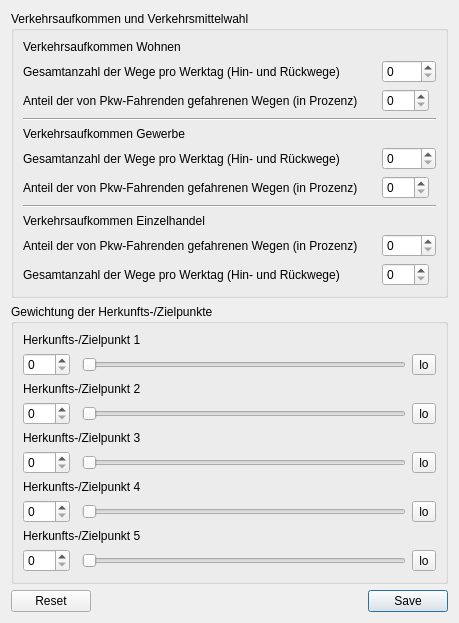
          <widget class="QWidget" name="scrollAreaWidgetContents">
           <property name="geometry">
            <rect>
             <x>0</x>
             <y>0</y>
             <width>412</width>
             <height>573</height>
            </rect>
           </property>
           <layout class="QVBoxLayout" name="verticalLayout_2">
            <item>
             <widget class="QGroupBox" name="groupBox_3">
              <property name="title">
               <string>Verkehrsaufkommen und Verkehrsmittelwahl</string>
              </property>
              <layout class="QGridLayout" name="gridLayout_7">
               <item row="16" column="0">
                <widget class="QLabel" name="label_21">
                 <property name="text">
                  <string>Anteil der von Pkw-Fahrenden gefahrenen Wegen (in Prozenz)</string>
                 </property>
                </widget>
               </item>
               <item row="13" column="4">
                <widget class="QSpinBox" name="spinBox_8">
                 <property name="sizePolicy">
                  <sizepolicy hsizetype="Fixed" vsizetype="Fixed">
                   <horstretch>0</horstretch>
                   <verstretch>0</verstretch>
                  </sizepolicy>
                 </property>
                 <property name="layoutDirection">
                  <enum>Qt::LeftToRight</enum>
                 </property>
                 <property name="maximum">
                  <number>100</number>
                 </property>
                </widget>
               </item>
               <item row="0" column="0">
                <widget class="QLabel" name="label_7">
                 <property name="text">
                  <string>Verkehrsaufkommen Wohnen</string>
                 </property>
                </widget>
               </item>
               <item row="13" column="0">
                <widget class="QLabel" name="label_11">
                 <property name="text">
                  <string>Anteil der von Pkw-Fahrenden gefahrenen Wegen (in Prozenz)</string>
                 </property>
                </widget>
               </item>
               <item row="17" column="0">
                <widget class="QLabel" name="label_20">
                 <property name="text">
                  <string>Gesamtanzahl der Wege pro Werktag (Hin- und Rückwege)</string>
                 </property>
                </widget>
               </item>
               <item row="9" column="0">
                <widget class="QLabel" name="label_10">
                 <property name="text">
                  <string>Verkehrsaufkommen Gewerbe</string>
                 </property>
                </widget>
               </item>
               <item row="16" column="4">
                <widget class="QSpinBox" name="spinBox_15">
                 <property name="sizePolicy">
                  <sizepolicy hsizetype="Fixed" vsizetype="Fixed">
                   <horstretch>0</horstretch>
                   <verstretch>0</verstretch>
                  </sizepolicy>
                 </property>
                 <property name="maximum">
                  <number>5000</number>
                 </property>
                </widget>
               </item>
               <item row="10" column="4">
                <widget class="QSpinBox" name="spinBox_9">
                 <property name="sizePolicy">
                  <sizepolicy hsizetype="Fixed" vsizetype="Fixed">
                   <horstretch>0</horstretch>
                   <verstretch>0</verstretch>
                  </sizepolicy>
                 </property>
                 <property name="maximum">
                  <number>5000</number>
                 </property>
                </widget>
               </item>
               <item row="17" column="4">
                <widget class="QSpinBox" name="spinBox_14">
                 <property name="sizePolicy">
                  <sizepolicy hsizetype="Fixed" vsizetype="Fixed">
                   <horstretch>0</horstretch>
                   <verstretch>0</verstretch>
                  </sizepolicy>
                 </property>
                 <property name="layoutDirection">
                  <enum>Qt::LeftToRight</enum>
                 </property>
                 <property name="maximum">
                  <number>100</number>
                 </property>
                </widget>
               </item>
               <item row="14" column="0" colspan="5">
                <widget class="Line" name="line_4">
                 <property name="orientation">
                  <enum>Qt::Horizontal</enum>
                 </property>
                </widget>
               </item>
               <item row="3" column="0" colspan="5">
                <widget class="Line" name="line_6">
                 <property name="orientation">
                  <enum>Qt::Horizontal</enum>
                 </property>
                </widget>
               </item>
               <item row="10" column="0">
                <widget class="QLabel" name="label_12">
                 <property name="text">
                  <string>Gesamtanzahl der Wege pro Werktag (Hin- und Rückwege)</string>
                 </property>
                </widget>
               </item>
               <item row="15" column="0">
                <widget class="QLabel" name="label_19">
                 <property name="text">
                  <string>Verkehrsaufkommen Einzelhandel</string>
                 </property>
                </widget>
               </item>
               <item row="2" column="0">
                <widget class="QLabel" name="label_9">
                 <property name="text">
                  <string>Anteil der von Pkw-Fahrenden gefahrenen Wegen (in Prozenz)</string>
                 </property>
                </widget>
               </item>
               <item row="2" column="4">
                <widget class="QSpinBox" name="spinBox_7">
                 <property name="sizePolicy">
                  <sizepolicy hsizetype="Fixed" vsizetype="Fixed">
                   <horstretch>0</horstretch>
                   <verstretch>0</verstretch>
                  </sizepolicy>
                 </property>
                 <property name="layoutDirection">
                  <enum>Qt::LeftToRight</enum>
                 </property>
                 <property name="maximum">
                  <number>100</number>
                 </property>
                </widget>
               </item>
               <item row="1" column="4">
                <widget class="QSpinBox" name="spinBox_6">
                 <property name="sizePolicy">
                  <sizepolicy hsizetype="Fixed" vsizetype="Fixed">
                   <horstretch>0</horstretch>
                   <verstretch>0</verstretch>
                  </sizepolicy>
                 </property>
                 <property name="maximum">
                  <number>5000</number>
                 </property>
                </widget>
               </item>
               <item row="1" column="0">
                <widget class="QLabel" name="label_8">
                 <property name="text">
                  <string>Gesamtanzahl der Wege pro Werktag (Hin- und Rückwege)</string>
                 </property>
                </widget>
               </item>
              </layout>
             </widget>
            </item>
            <item>
             <widget class="QGroupBox" name="groupBox_4">
              <property name="title">
               <string>Gewichtung der Herkunfts-/Zielpunkte</string>
              </property>
              <layout class="QGridLayout" name="gridLayout_9">
               <item row="5" column="2">
                <widget class="QSlider" name="horizontalSlider_3">
                 <property name="orientation">
                  <enum>Qt::Horizontal</enum>
                 </property>
                </widget>
               </item>
               <item row="0" column="0" colspan="3">
                <widget class="QLabel" name="label_22">
                 <property name="toolTip">
                  <string>dynamisch erstellt</string>
                 </property>
                 <property name="text">
                  <string>Herkunfts-/Zielpunkt 1</string>
                 </property>
                </widget>
               </item>
               <item row="1" column="2">
                <widget class="QSlider" name="horizontalSlider">
                 <property name="orientation">
                  <enum>Qt::Horizontal</enum>
                 </property>
                </widget>
               </item>
               <item row="3" column="2">
                <widget class="QSlider" name="horizontalSlider_2">
                 <property name="orientation">
                  <enum>Qt::Horizontal</enum>
                 </property>
                </widget>
               </item>
               <item row="9" column="2">
                <widget class="QSlider" name="horizontalSlider_5">
                 <property name="orientation">
                  <enum>Qt::Horizontal</enum>
                 </property>
                </widget>
               </item>
               <item row="7" column="2">
                <widget class="QSlider" name="horizontalSlider_4">
                 <property name="orientation">
                  <enum>Qt::Horizontal</enum>
                 </property>
                </widget>
               </item>
               <item row="5" column="0">
                <widget class="QSpinBox" name="spinBox_18">
                 <property name="maximum">
                  <number>100</number>
                 </property>
                </widget>
               </item>
               <item row="1" column="0">
                <widget class="QSpinBox" name="spinBox_16">
                 <property name="maximum">
                  <number>100</number>
                 </property>
                </widget>
               </item>
               <item row="3" column="0">
                <widget class="QSpinBox" name="spinBox_17">
                 <property name="maximum">
                  <number>100</number>
                 </property>
                </widget>
               </item>
               <item row="8" column="0" colspan="3">
                <widget class="QLabel" name="label_26">
                 <property name="toolTip">
                  <string>dynamisch erstellt</string>
                 </property>
                 <property name="text">
                  <string>Herkunfts-/Zielpunkt 5</string>
                 </property>
                </widget>
               </item>
               <item row="9" column="0">
                <widget class="QSpinBox" name="spinBox_20">
                 <property name="maximum">
                  <number>100</number>
                 </property>
                </widget>
               </item>
               <item row="7" column="0">
                <widget class="QSpinBox" name="spinBox_19">
                 <property name="maximum">
                  <number>100</number>
                 </property>
                </widget>
               </item>
               <item row="4" column="0" colspan="3">
                <widget class="QLabel" name="label_24">
                 <property name="toolTip">
                  <string>dynamisch erstellt</string>
                 </property>
                 <property name="text">
                  <string>Herkunfts-/Zielpunkt 3</string>
                 </property>
                </widget>
               </item>
               <item row="2" column="0" colspan="3">
                <widget class="QLabel" name="label_23">
                 <property name="toolTip">
                  <string>dynamisch erstellt</string>
                 </property>
                 <property name="text">
                  <string>Herkunfts-/Zielpunkt 2</string>
                 </property>
                </widget>
               </item>
               <item row="6" column="0" colspan="3">
                <widget class="QLabel" name="label_25">
                 <property name="toolTip">
                  <string>dynamisch erstellt</string>
                 </property>
                 <property name="text">
                  <string>Herkunfts-/Zielpunkt 4</string>
                 </property>
                </widget>
               </item>
               <item row="3" column="3">
                <widget class="QToolButton" name="toolButton">
                 <property name="text">
                  <string>lo</string>
                 </property>
                 <property name="checkable">
                  <bool>true</bool>
                 </property>
                </widget>
               </item>
               <item row="1" column="3">
                <widget class="QToolButton" name="toolButton_2">
                 <property name="text">
                  <string>lo</string>
                 </property>
                 <property name="checkable">
                  <bool>true</bool>
                 </property>
                </widget>
               </item>
               <item row="5" column="3">
                <widget class="QToolButton" name="toolButton_3">
                 <property name="text">
                  <string>lo</string>
                 </property>
                 <property name="checkable">
                  <bool>true</bool>
                 </property>
                </widget>
               </item>
               <item row="7" column="3">
                <widget class="QToolButton" name="toolButton_4">
                 <property name="text">
                  <string>lo</string>
                 </property>
                 <property name="checkable">
                  <bool>true</bool>
                 </property>
                </widget>
               </item>
               <item row="9" column="3">
                <widget class="QToolButton" name="toolButton_5">
                 <property name="text">
                  <string>lo</string>
                 </property>
                 <property name="checkable">
                  <bool>true</bool>
                 </property>
                </widget>
               </item>
              </layout>
             </widget>
            </item>
            <item>
             <widget class="QDialogButtonBox" name="buttonBox_4">
              <property name="standardButtons">
               <set>QDialogButtonBox::Reset|QDialogButtonBox::Save</set>
              </property>
             </widget>
            </item>
           </layout>
          </widget>
